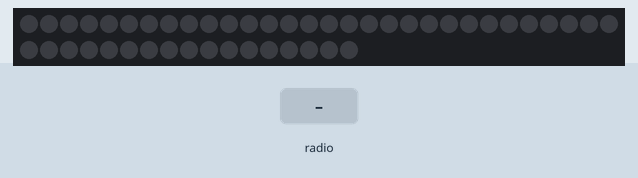
Bench run of a program on a simulated BBC micro:bit running MicroPython. On the bench: 47 RGB LEDs in strip order, left to right, continuing on the next row. The inputs (shaded band) are chosen by the test bench. Dim RGB values are drawn brighter than linear.

Above: at 1.2 s.
1.3 s: radio message "auth" arrives
At 2.6 s:
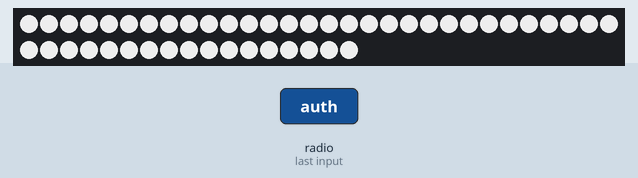
3.2 s: radio message "run" arrives
At 3.25 s:
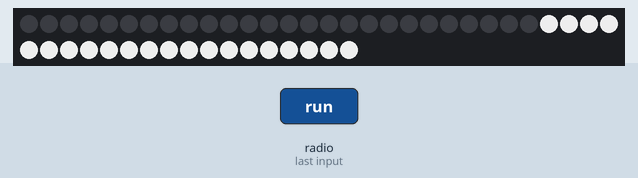
Timing chart, 0 to 6.2 s (numbered marks = the images above; inputs shaded):
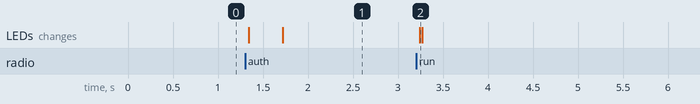

Measured:
- after the input at 1.3 s, the LEDs: first change at once (image 1 shows a later state)
- after the input at 3.2 s, the LEDs: change at once (image 2)

The program:

bucket.py
```python
# 버킷
# auth: white, close: off 3 secs later
import radio
from random import randint
from microbit import *
import neopixel

# Create the "flash" animation frames. Can you work out how it's done?
flash = [Image().invert()*(i/9) for i in range(9, -1, -1)]

# The radio won't work unless it's switched on.
radio.on()
np = neopixel.NeoPixel(pin0, 47)

# Event loop.
while True:
    incoming = radio.receive()
    if incoming == 'run':
        for pixel_id in range(0, len(np)):

            np[pixel_id] = (0, 0, 0)

            # Display the current pixel data on the Neopixel strip
            np.show()

    if incoming == 'flash':
        for pixel_id in range(0, len(np)):

            np[pixel_id] = (0, 0, 0)

            # Display the current pixel data on the Neopixel strip
            np.show()

    if incoming == 'flow':
        for pixel_id in range(0, len(np)):

            np[pixel_id] = (0, 0, 0)

            # Display the current pixel data on the Neopixel strip
            np.show()

    if incoming == 'stop':
        for pixel_id in range(0, len(np)):

            np[pixel_id] = (0, 0, 0)

            # Display the current pixel data on the Neopixel strip
            np.show()

    if incoming == 'auth':
        for num in range(0, 200):
            for pixel_id in range(0, len(np)):
                np[pixel_id] = (num, num, num)

            np.show()

    if incoming == 'close':
        for pixel_id in range(0, len(np)):

            np[pixel_id] = (0, 0, 0)

            # Display the current pixel data on the Neopixel strip
            np.show()
```
